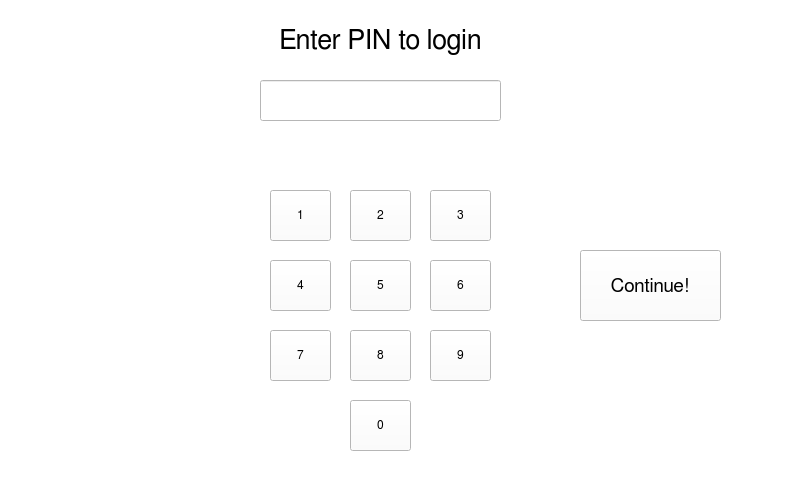
<?xml version="1.0" encoding="UTF-8"?>
<ui version="4.0">
 <class>MainWindow</class>
 <widget class="QMainWindow" name="MainWindow">
  <property name="geometry">
   <rect>
    <x>0</x>
    <y>0</y>
    <width>800</width>
    <height>480</height>
   </rect>
  </property>
  <property name="font">
   <font>
    <family>FreeSans</family>
   </font>
  </property>
  <property name="cursor">
   <cursorShape>BlankCursor</cursorShape>
  </property>
  <property name="mouseTracking">
   <bool>false</bool>
  </property>
  <property name="windowTitle">
   <string>MainWindow</string>
  </property>
  <property name="styleSheet">
   <string notr="true">background-color: rgb(255, 255, 255);
font: &quot;FreeSans&quot;;</string>
  </property>
  <widget class="QWidget" name="centralWidget">
   <widget class="QStackedWidget" name="stackedWidget">
    <property name="geometry">
     <rect>
      <x>-10</x>
      <y>-10</y>
      <width>811</width>
      <height>491</height>
     </rect>
    </property>
    <widget class="QWidget" name="page">
     <widget class="QLineEdit" name="lineEdit">
      <property name="geometry">
       <rect>
        <x>270</x>
        <y>90</y>
        <width>241</width>
        <height>41</height>
       </rect>
      </property>
      <property name="font">
       <font>
        <family>FreeSans</family>
        <pointsize>15</pointsize>
       </font>
      </property>
      <property name="cursor">
       <cursorShape>ClosedHandCursor</cursorShape>
      </property>
      <property name="inputMethodHints">
       <set>Qt::ImhHiddenText|Qt::ImhNoAutoUppercase|Qt::ImhNoPredictiveText|Qt::ImhSensitiveData</set>
      </property>
      <property name="maxLength">
       <number>-1</number>
      </property>
      <property name="echoMode">
       <enum>QLineEdit::Password</enum>
      </property>
      <property name="alignment">
       <set>Qt::AlignCenter</set>
      </property>
     </widget>
     <widget class="QPushButton" name="pushButton_3">
      <property name="geometry">
       <rect>
        <x>440</x>
        <y>200</y>
        <width>61</width>
        <height>51</height>
       </rect>
      </property>
      <property name="font">
       <font>
        <family>FreeSans</family>
       </font>
      </property>
      <property name="text">
       <string>3</string>
      </property>
     </widget>
     <widget class="QLabel" name="label">
      <property name="geometry">
       <rect>
        <x>200</x>
        <y>20</y>
        <width>381</width>
        <height>61</height>
       </rect>
      </property>
      <property name="font">
       <font>
        <family>FreeSans</family>
        <pointsize>20</pointsize>
        <weight>50</weight>
        <italic>false</italic>
        <bold>false</bold>
       </font>
      </property>
      <property name="text">
       <string>Enter PIN to login</string>
      </property>
      <property name="alignment">
       <set>Qt::AlignCenter</set>
      </property>
     </widget>
     <widget class="QPushButton" name="pushButton_7">
      <property name="geometry">
       <rect>
        <x>280</x>
        <y>340</y>
        <width>61</width>
        <height>51</height>
       </rect>
      </property>
      <property name="font">
       <font>
        <family>FreeSans</family>
       </font>
      </property>
      <property name="text">
       <string>7</string>
      </property>
     </widget>
     <widget class="QPushButton" name="pushButton_11">
      <property name="enabled">
       <bool>true</bool>
      </property>
      <property name="geometry">
       <rect>
        <x>590</x>
        <y>260</y>
        <width>141</width>
        <height>71</height>
       </rect>
      </property>
      <property name="font">
       <font>
        <family>FreeSans</family>
        <pointsize>14</pointsize>
       </font>
      </property>
      <property name="text">
       <string>Continue!</string>
      </property>
     </widget>
     <widget class="QPushButton" name="pushButton_5">
      <property name="geometry">
       <rect>
        <x>440</x>
        <y>270</y>
        <width>61</width>
        <height>51</height>
       </rect>
      </property>
      <property name="font">
       <font>
        <family>FreeSans</family>
       </font>
      </property>
      <property name="text">
       <string>6</string>
      </property>
     </widget>
     <widget class="QPushButton" name="pushButton_2">
      <property name="geometry">
       <rect>
        <x>360</x>
        <y>200</y>
        <width>61</width>
        <height>51</height>
       </rect>
      </property>
      <property name="font">
       <font>
        <family>FreeSans</family>
       </font>
      </property>
      <property name="text">
       <string>2</string>
      </property>
     </widget>
     <widget class="QLabel" name="label_2">
      <property name="geometry">
       <rect>
        <x>250</x>
        <y>150</y>
        <width>291</width>
        <height>31</height>
       </rect>
      </property>
      <property name="font">
       <font>
        <family>FreeSans</family>
       </font>
      </property>
      <property name="text">
       <string/>
      </property>
      <property name="alignment">
       <set>Qt::AlignCenter</set>
      </property>
     </widget>
     <widget class="QPushButton" name="pushButton_6">
      <property name="geometry">
       <rect>
        <x>360</x>
        <y>270</y>
        <width>61</width>
        <height>51</height>
       </rect>
      </property>
      <property name="font">
       <font>
        <family>FreeSans</family>
       </font>
      </property>
      <property name="text">
       <string>5</string>
      </property>
     </widget>
     <widget class="QPushButton" name="pushButton_4">
      <property name="geometry">
       <rect>
        <x>280</x>
        <y>270</y>
        <width>61</width>
        <height>51</height>
       </rect>
      </property>
      <property name="font">
       <font>
        <family>FreeSans</family>
       </font>
      </property>
      <property name="text">
       <string>4</string>
      </property>
     </widget>
     <widget class="QPushButton" name="pushButton_9">
      <property name="geometry">
       <rect>
        <x>360</x>
        <y>340</y>
        <width>61</width>
        <height>51</height>
       </rect>
      </property>
      <property name="font">
       <font>
        <family>FreeSans</family>
       </font>
      </property>
      <property name="text">
       <string>8</string>
      </property>
     </widget>
     <widget class="QPushButton" name="pushButton_10">
      <property name="geometry">
       <rect>
        <x>360</x>
        <y>410</y>
        <width>61</width>
        <height>51</height>
       </rect>
      </property>
      <property name="font">
       <font>
        <family>FreeSans</family>
       </font>
      </property>
      <property name="text">
       <string>0</string>
      </property>
     </widget>
     <widget class="QPushButton" name="pushButton">
      <property name="geometry">
       <rect>
        <x>280</x>
        <y>200</y>
        <width>61</width>
        <height>51</height>
       </rect>
      </property>
      <property name="font">
       <font>
        <family>FreeSans</family>
       </font>
      </property>
      <property name="text">
       <string>1</string>
      </property>
     </widget>
     <widget class="QPushButton" name="pushButton_8">
      <property name="geometry">
       <rect>
        <x>440</x>
        <y>340</y>
        <width>61</width>
        <height>51</height>
       </rect>
      </property>
      <property name="font">
       <font>
        <family>FreeSans</family>
       </font>
      </property>
      <property name="text">
       <string>9</string>
      </property>
     </widget>
    </widget>
    <widget class="QWidget" name="page_2">
     <widget class="QLabel" name="label_3">
      <property name="geometry">
       <rect>
        <x>90</x>
        <y>90</y>
        <width>631</width>
        <height>291</height>
       </rect>
      </property>
      <property name="font">
       <font>
        <family>FreeSans</family>
        <pointsize>80</pointsize>
       </font>
      </property>
      <property name="text">
       <string>Welcome</string>
      </property>
      <property name="alignment">
       <set>Qt::AlignCenter</set>
      </property>
     </widget>
     <widget class="QPushButton" name="pushButton_12">
      <property name="geometry">
       <rect>
        <x>300</x>
        <y>400</y>
        <width>241</width>
        <height>61</height>
       </rect>
      </property>
      <property name="font">
       <font>
        <family>FreeSans</family>
        <pointsize>30</pointsize>
       </font>
      </property>
      <property name="text">
       <string>Quit</string>
      </property>
     </widget>
    </widget>
   </widget>
  </widget>
 </widget>
 <layoutdefault spacing="6" margin="11"/>
 <resources/>
 <connections/>
</ui>
